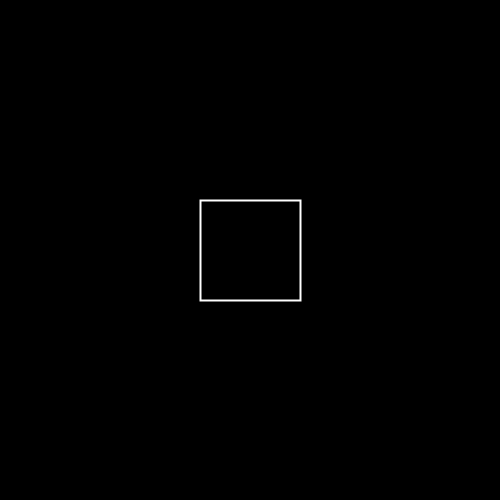
Frame 1 (no input)
Frame 60 (the mouse pressed at the canvas centre just before this capture): identical to frame 1, image omitted
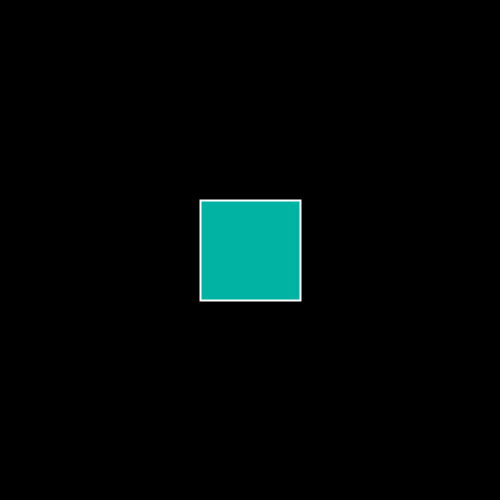
Frame 120 (the mouse held since frame 60 and released just before this capture)

The Processing sketch that drew these frames (run headless with seeded random() and noise(); from frame 60 on, the mouse is pressed at the canvas centre):

// Processing sketch: sketch_190630a
// ── sketch_190630a.pde
boolean isIn;

void setup() {
  size(500, 500);
}

void draw() {
  background(0);
  isIn = isInside(width/2, height/2, 100, 100, mouseX, mouseY);
  if (isIn) {
    fill(0,random(255),random(255));
  } else {
    noFill();
  }
  stroke(255);
  strokeWeight(2.0);
  rectMode(CENTER);
  rect(width/2, height/2, 100, 100);
}

//用于判断点是否在矩形内，默认在CENTER的rectMode情况下
//(rx,ry):矩形中心点坐标
//rw: 矩形宽度 rh: 矩形高度
//(x,y)为要判断的点的坐标
boolean isInside(int rx, int ry, 
  int rw, int rh, int x, int y) {  
  if (x>(rx-rw/2) && x<(rx+rw/2) &&
    y>(rx-rh/2) && y<(rx+rh/2)) {
    return true;
  } else {
    return false;
  }
}
